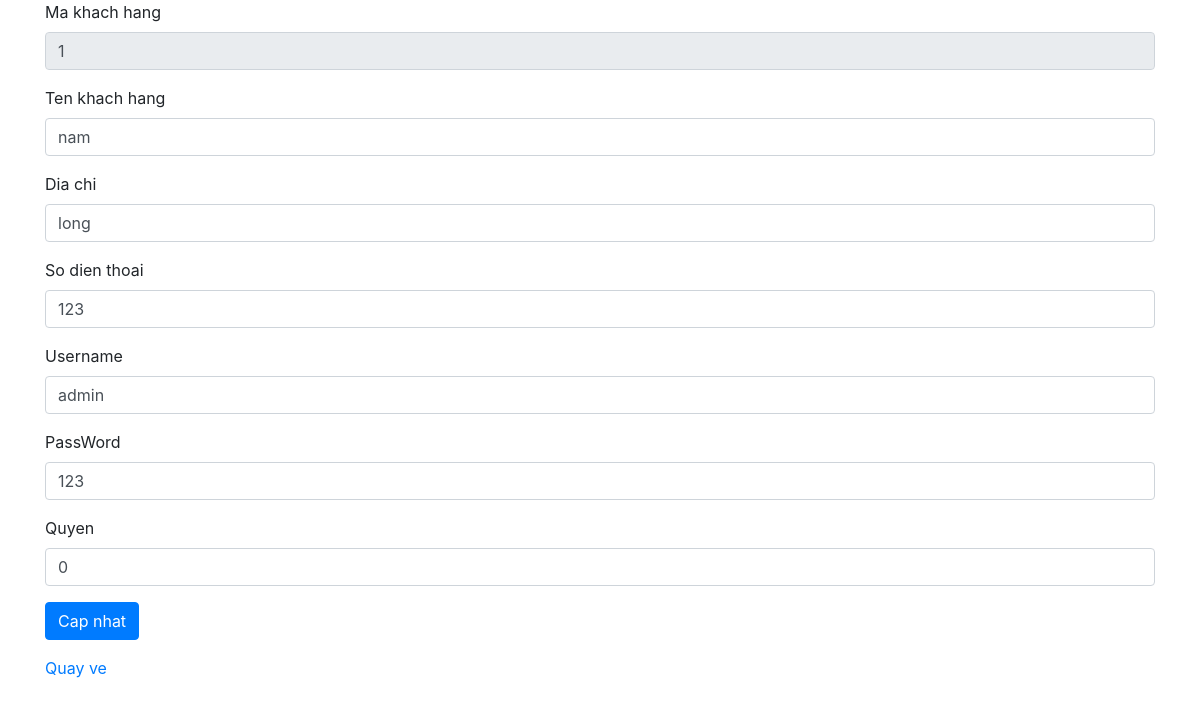
Page /QLNhaSach/editkhachhang.php?id=1 on the committed database.
### tables this page shows
CREATE TABLE `khachhang` (
  `ma_kh` int(11) NOT NULL,
  `ten_kh` varchar(50) NOT NULL,
  `dia_chi` varchar(50) NOT NULL,
  `sdt` varchar(10) NOT NULL,
  `username` varchar(50) NOT NULL,
  `password` varchar(50) NOT NULL,
  `quyen` int(11) NOT NULL
);

### QLNhaSach/models/khachhangclass.php (called while the page is built, shortened)
<?php
    class khachhangclass{
        public function select_kh($ma)
        {
            try{
                $dbconnect = DB::GetDB();
                $select = "select * from khachhang where ma_kh=".$ma;
                $kq = $dbconnect->query($select);
                $arr = $kq->fetchAll();
                return $arr;
            }
            catch( PDOException $ex){
                return array();
            }
        }
    }
?>

### QLNhaSach/editkhachhang.php (the view, shortened to what this page needs)
<!DOCTYPE html>
<html>
    <head>
    <link rel="stylesheet" type="text/css" href="css/bootstrap.css">
    <link rel="stylesheet" type="text/css" href="fontawesome/css/all.css">
    </head>
    <?php
        require_once("models/khachhangclass.php");
    ?>
    <body>
        <div class="container">
        <?php
            $ma =$_GET["id"];
            $kh = new khachhangclass();
            $arr = $kh->select_kh($ma);
        ?>
        <form method="post" action="editkhachhang.php?id=<?php echo $ma; ?>">
        <div class="form-group">
            <label>Ma khach hang </label>
            <input type="text" readonly value=<?php echo $arr[0][0]; ?> name="makh" class="form-control"/>
        </div>
        <div class="form-group">
            <label>Ten khach hang </label>
            <input type="text" value=<?php echo $arr[0][1]; ?> name="tenkh" class="form-control"/>
        </div>
        <div class="form-group">
            <label>Dia chi </label>
            <input type="text" value=<?php echo $arr[0][2]; ?> name="diachi" class="form-control"/>
        </div>
        <div class="form-group">
            <label>So dien thoai </label>
            <input type="text" value=<?php echo $arr[0][3]; ?> name="sdt" class="form-control"/>
        </div>
        <div class="form-group">
            <label>Username </label>
            <input type="text" value=<?php echo $arr[0][4]; ?> name="username" class="form-control"/>
        </div>
        <div class="form-group">
            <label>PassWord </label>
            <input type="text" value=<?php echo $arr[0][5]; ?> name="password" class="form-control"/>
        </div>
        <div class="form-group">
            <label>Quyen </label>
            <input type="text" value=<?php echo $arr[0][6]; ?> name="quyen" class="form-control"/>
        </div>
        <div class="form-group">
            <button type="submit" name="btnCapNhat" class="btn btn-primary">Cap nhat</button>
        </div>
        <div class="form-group">
            <a href="index.php">Quay ve</a>
        </div>
        </form>
    </body>
</html>

### rows in the picture
khachhang: makh "1", tenkh "nam", diachi "long", sdt "123", username "admin", password "123", quyen "0"
